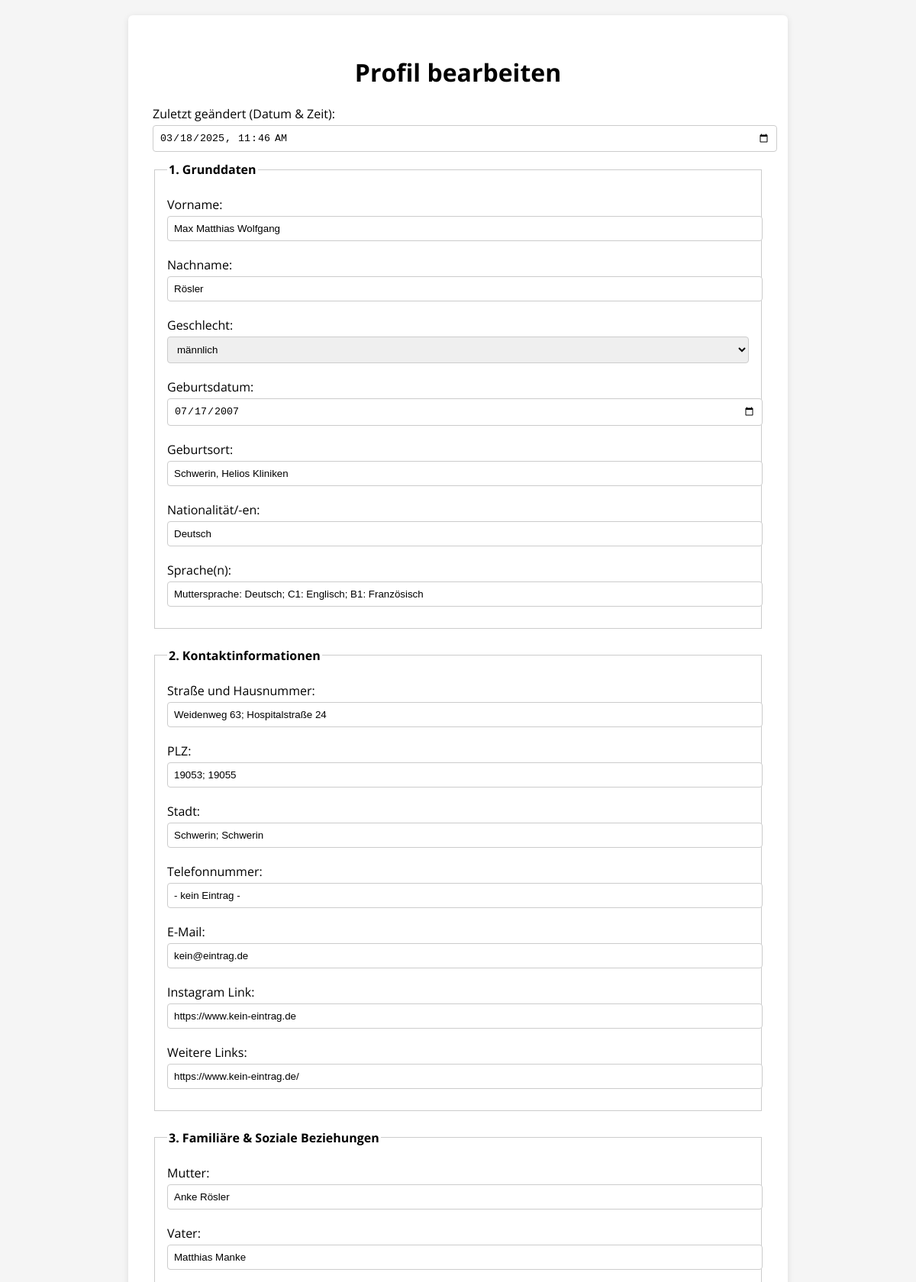
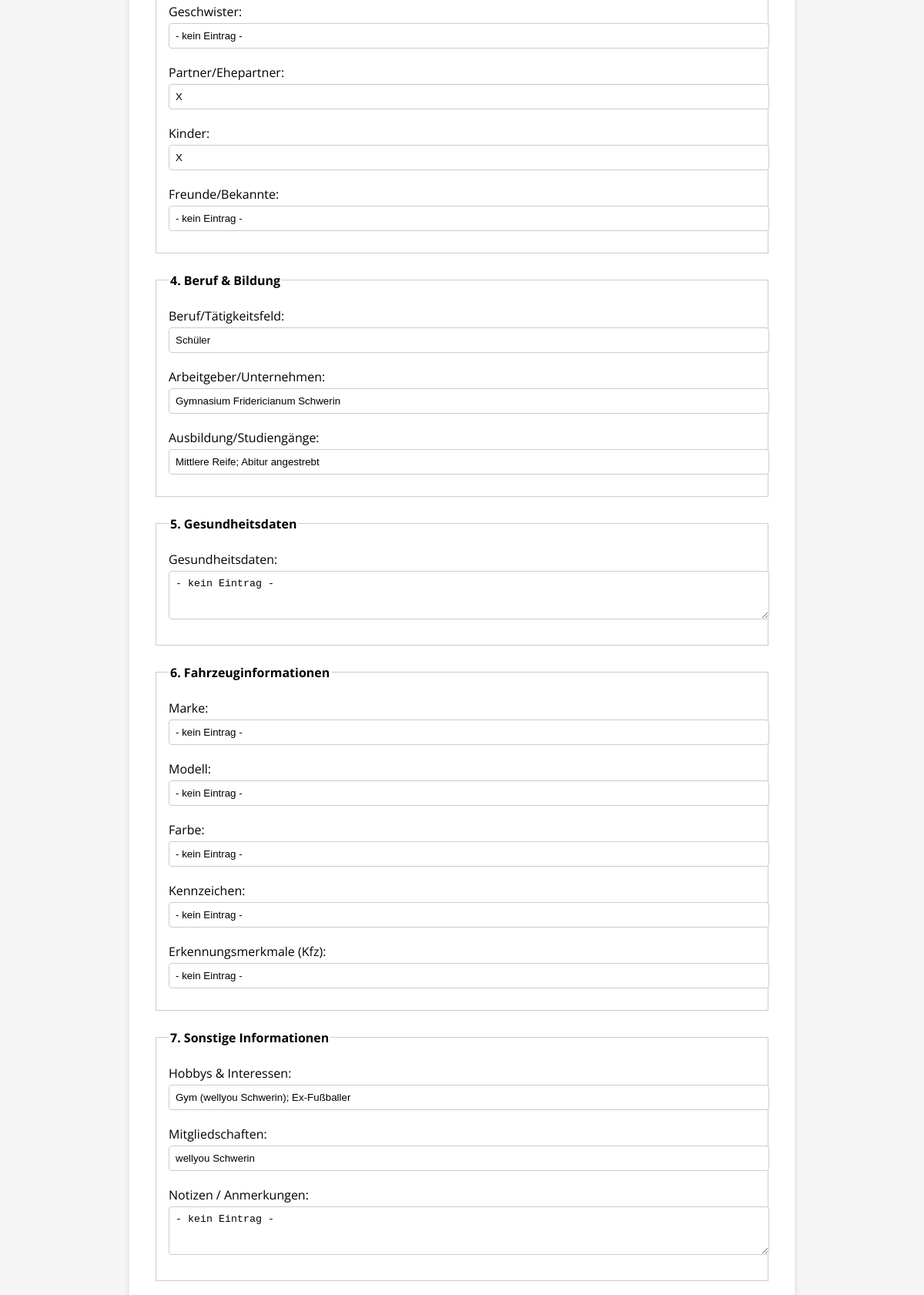
The app's page /edit/1 (signed in, upper part) with its own data (2 pictures, top to bottom).
### tables this page shows
CREATE TABLE data (
                    id INTEGER PRIMARY KEY AUTOINCREMENT,
                    personen_id TEXT,
                    created_at TEXT,
                    updated_at TEXT,
                    -- 1. Grunddaten
                    vorname TEXT,
                    nachname TEXT,
                    geschlecht TEXT,
                    geburtsdatum TEXT,
                    geburtsort TEXT,
                    nationalitaeten TEXT,
                    sprachen TEXT,
                    -- 2. Kontaktinformationen
                    strasse TEXT,
                    plz TEXT,
                    stadt TEXT,
                    telefonnummer TEXT,
                    email TEXT,
                    instagram TEXT,
                    weitere_links TEXT,
                    -- 3. Familiäre & Soziale Beziehungen
                    mutter TEXT,
                    vater TEXT,
                    geschwister TEXT,
                    partner TEXT,
                    kinder TEXT,
                    freunde TEXT,
                    -- 4. Beruf & Bildung
                    beruf TEXT,
                    arbeitgeber TEXT,
                    ausbildung TEXT,
                    -- 5. Gesundheitsdaten
                    gesundheitsdaten TEXT,
                    -- 6. Fahrzeuginformationen
                    marke TEXT,
                    modell TEXT,
                    farbe TEXT,
                    kennzeichen TEXT,
                    erkennungsmerkmale TEXT,
                    -- 7. Sonstige Informationen
                    hobbys TEXT,
                    mitgliedschaften TEXT,
                    notizen TEXT,
                    -- 8. Verwaltungsinformationen
                    quelle TEXT,
                    status TEXT,
                    profile_photo TEXT,
                    album_folder TEXT
                );

### main.py (the view)
@app.route("/edit/<int:id>", methods=["GET", "POST"])
def edit(id):
    if "user" not in session:
        return redirect(url_for("login"))
    db = get_db()
    if request.method == "POST":
        old_entry = db.execute("SELECT * FROM data WHERE id = ?", (id,)).fetchone()
        updated_at = request.form.get("updated_at")
        vorname = request.form.get("vorname")
        nachname = request.form.get("nachname")
        geschlecht = request.form.get("geschlecht")
        geburtsdatum = request.form.get("geburtsdatum")
        geburtsort = request.form.get("geburtsort")
        nationalitaeten = request.form.get("nationalitaeten")
        sprachen = request.form.get("sprachen")
        strasse = request.form.get("strasse")
        plz = request.form.get("plz")
        stadt = request.form.get("stadt")
        telefonnummer = request.form.get("telefonnummer")
        email = request.form.get("email")
        instagram = request.form.get("instagram")
        weitere_links = request.form.get("weitere_links")
        mutter = request.form.get("mutter")
        vater = request.form.get("vater")
        geschwister = request.form.get("geschwister")
        partner = request.form.get("partner")
        kinder = request.form.get("kinder")
        freunde = request.form.get("freunde")
        beruf = request.form.get("beruf")
        arbeitgeber = request.form.get("arbeitgeber")
        ausbildung = request.form.get("ausbildung")
        gesundheitsdaten = request.form.get("gesundheitsdaten")
        marke = request.form.get("marke")
        modell = request.form.get("modell")
        farbe = request.form.get("farbe")
        kennzeichen = request.form.get("kennzeichen")
        erkennungsmerkmale = request.form.get("erkennungsmerkmale")
        hobbys = request.form.get("hobbys")
        mitgliedschaften = request.form.get("mitgliedschaften")
        notizen = request.form.get("notizen")
        quelle = request.form.get("quelle")
        status = request.form.get("status")
        fields = ["updated_at", "vorname", "nachname", "geschlecht", "geburtsdatum", "geburtsort", "nationalitaeten", "sprachen",
                  "strasse", "plz", "stadt", "telefonnummer", "email", "instagram", "weitere_links",
                  "mutter", "vater", "geschwister", "partner", "kinder", "freunde",
                  "beruf", "arbeitgeber", "ausbildung",
                  "gesundheitsdaten",
                  "marke", "modell", "farbe", "kennzeichen", "erkennungsmerkmale",
                  "hobbys", "mitgliedschaften", "notizen",
                  "quelle", "status"]
        new_values = [updated_at, vorname, nachname, geschlecht, geburtsdatum, geburtsort, nationalitaeten, sprachen,
                      strasse, plz, stadt, telefonnummer, email, instagram, weitere_links,
                      mutter, vater, geschwister, partner, kinder, freunde,
                      beruf, arbeitgeber, ausbildung,
                      gesundheitsdaten,
                      marke, modell, farbe, kennzeichen, erkennungsmerkmale,
                      hobbys, mitgliedschaften, notizen,
                      quelle, status]
        diffs = []
        for i, field in enumerate(fields):
            old_val = old_entry[field]
            new_val = new_values[i]
            if old_val != new_val:
                diffs.append(f"{field}: '{old_val}' -> '{new_val}'")
        diff_message = ", ".join(diffs) if diffs else "Keine Änderungen"
        db.execute(
            """UPDATE data SET
                    updated_at = ?,
                    vorname = ?,
                    nachname = ?,
                    geschlecht = ?,
                    geburtsdatum = ?,
                    geburtsort = ?,
                    nationalitaeten = ?,
                    sprachen = ?,
                    strasse = ?,
                    plz = ?,
                    stadt = ?,
                    telefonnummer = ?,
                    email = ?,
                    instagram = ?,
                    weitere_links = ?,
                    mutter = ?,
                    vater = ?,
                    geschwister = ?,
                    partner = ?,
                    kinder = ?,
                    freunde = ?,
                    beruf = ?,
                    arbeitgeber = ?,
                    ausbildung = ?,
                    gesundheitsdaten = ?,
                    marke = ?,
                    modell = ?,
                    farbe = ?,
                    kennzeichen = ?,
                    erkennungsmerkmale = ?,
                    hobbys = ?,
                    mitgliedschaften = ?,
                    notizen = ?,
                    quelle = ?,
                    status = ?
                WHERE id = ?""",
            (updated_at, vorname, nachname, geschlecht, geburtsdatum, geburtsort, nationalitaeten, sprachen,
             strasse, plz, stadt, telefonnummer, email, instagram, weitere_links,
             mutter, vater, geschwister, partner, kinder, freunde,
             beruf, arbeitgeber, ausbildung,
             gesundheitsdaten,
             marke, modell, farbe, kennzeichen, erkennungsmerkmale,
             hobbys, mitgliedschaften, notizen,
             quelle, status, id)
        )
        db.commit()
        log_event(session["user"], "entry_edited", f"Profil bearbeitet: ID {id}. Änderungen: {diff_message}")
        profile_photo = request.files.get("profile_photo")
        if profile_photo and profile_photo.filename != "":
            filename = secure_filename(profile_photo.filename)
            photo_filename = f"{id}_profile_{filename}"
            photo_path = os.path.join(app.config["UPLOAD_FOLDER"], photo_filename)
            profile_photo.save(photo_path)
            db.execute("UPDATE data SET profile_photo = ? WHERE id = ?", (photo_filename, id))
            db.commit()
        album_files = request.files.getlist("album_files")
        if album_files and any(f.filename for f in album_files):
            album_folder = os.path.join("album", str(id))
            full_album_folder = os.path.join(app.config["UPLOAD_FOLDER"], album_folder)
            os.makedirs(full_album_folder, exist_ok=True)
            for f in album_files:
                if f and f.filename != "":
                    file_name = secure_filename(f.filename)
                    file_path = os.path.join(full_album_folder, file_name)
                    f.save(file_path)
            db.execute("UPDATE data SET album_folder = ? WHERE id = ?", (album_folder, id))
            db.commit()
        return redirect(url_for("daten"))
    else:
        cursor = db.execute("SELECT * FROM data WHERE id = ?", (id,))
        entry = cursor.fetchone()
        return render_template("edit.html", entry=entry)

### main.py (called while the page is built)
def get_db():
    db = getattr(g, "_database", None)
    if db is None:
        db = g._database = sqlite3.connect(DATABASE)
        db.row_factory = sqlite3.Row
    return db

### templates/edit.html (shortened to what this page needs)
<!DOCTYPE html>
<html lang="de">
<head>
</head>
<body>
  <div class="container">
    <h1>Profil bearbeiten</h1>
    <form method="post" enctype="multipart/form-data">
      <label for="updated_at">Zuletzt geändert (Datum & Zeit):</label>
      <input type="datetime-local" name="updated_at" value="{{ entry['updated_at'] }}" required>
      <fieldset>
        <legend>1. Grunddaten</legend>
        <label for="vorname">Vorname:</label>
        <input type="text" name="vorname" value="{{ entry['vorname'] }}" required>
        <label for="nachname">Nachname:</label>
        <input type="text" name="nachname" value="{{ entry['nachname'] }}" required>
        <label for="geschlecht">Geschlecht:</label>
        <select name="geschlecht" required>
          <option value="männlich" {% if entry['geschlecht'] == "männlich" %}selected{% endif %}>männlich</option>
        </select>
        <label for="geburtsdatum">Geburtsdatum:</label>
        <input type="date" name="geburtsdatum" value="{{ entry['geburtsdatum'] }}">
        <label for="geburtsort">Geburtsort:</label>
        <input type="text" name="geburtsort" value="{{ entry['geburtsort'] }}" required>
        <label for="nationalitaeten">Nationalität/-en:</label>
        <input type="text" name="nationalitaeten" value="{{ entry['nationalitaeten'] }}" required>
        <label for="sprachen">Sprache(n):</label>
        <input type="text" name="sprachen" value="{{ entry['sprachen'] }}" required>
      </fieldset>
      <fieldset>
        <legend>2. Kontaktinformationen</legend>
        <label for="strasse">Straße und Hausnummer:</label>
        <input type="text" name="strasse" value="{{ entry['strasse'] }}" required>
        <label for="plz">PLZ:</label>
        <input type="text" name="plz" value="{{ entry['plz'] }}" required>
        <label for="stadt">Stadt:</label>
        <input type="text" name="stadt" value="{{ entry['stadt'] }}" required>
        <label for="telefonnummer">Telefonnummer:</label>
        <input type="text" name="telefonnummer" value="{{ entry['telefonnummer'] }}" required>
        <label for="email">E-Mail:</label>
        <input type="email" name="email" value="{{ entry['email'] }}" required>
        <label for="instagram">Instagram Link:</label>
        <input type="url" name="instagram" value="{{ entry['instagram'] }}">
        <label for="weitere_links">Weitere Links:</label>
        <input type="url" name="weitere_links" value="{{ entry['weitere_links'] }}">
      </fieldset>
      <fieldset>
        <legend>3. Familiäre & Soziale Beziehungen</legend>
        <label for="mutter">Mutter:</label>
        <input type="text" name="mutter" value="{{ entry['mutter'] }}">
        <label for="vater">Vater:</label>
        <input type="text" name="vater" value="{{ entry['vater'] }}">
        <label for="geschwister">Geschwister:</label>
        <input type="text" name="geschwister" value="{{ entry['geschwister'] }}">
        <label for="partner">Partner/Ehepartner:</label>
        <input type="text" name="partner" value="{{ entry['partner'] }}">
        <label for="kinder">Kinder:</label>
        <input type="text" name="kinder" value="{{ entry['kinder'] }}">
        <label for="freunde">Freunde/Bekannte:</label>
        <input type="text" name="freunde" value="{{ entry['freunde'] }}">
      </fieldset>
      <fieldset>
        <legend>4. Beruf & Bildung</legend>
        <label for="beruf">Beruf/Tätigkeitsfeld:</label>
        <input type="text" name="beruf" value="{{ entry['beruf'] }}" required>
        <label for="arbeitgeber">Arbeitgeber/Unternehmen:</label>
        <input type="text" name="arbeitgeber" value="{{ entry['arbeitgeber'] }}" required>
        <label for="ausbildung">Ausbildung/Studiengänge:</label>
        <input type="text" name="ausbildung" value="{{ entry['ausbildung'] }}" required>
      </fieldset>
      <fieldset>
        <legend>5. Gesundheitsdaten</legend>
        <label for="gesundheitsdaten">Gesundheitsdaten:</label>
        <textarea name="gesundheitsdaten" rows="3">{{ entry['gesundheitsdaten'] }}</textarea>
      </fieldset>
      <fieldset>
        <legend>6. Fahrzeuginformationen</legend>
        <label for="marke">Marke:</label>
        <input type="text" name="marke" value="{{ entry['marke'] }}">
        <label for="modell">Modell:</label>
        <input type="text" name="modell" value="{{ entry['modell'] }}">
        <label for="farbe">Farbe:</label>
        <input type="text" name="farbe" value="{{ entry['farbe'] }}">
        <label for="kennzeichen">Kennzeichen:</label>
        <input type="text" name="kennzeichen" value="{{ entry['kennzeichen'] }}">
        <label for="erkennungsmerkmale">Erkennungsmerkmale (Kfz):</label>
        <input type="text" name="erkennungsmerkmale" value="{{ entry['erkennungsmerkmale'] }}">
      </fieldset>
      <fieldset>
        <legend>7. Sonstige Informationen</legend>
        <label for="hobbys">Hobbys & Interessen:</label>
        <input type="text" name="hobbys" value="{{ entry['hobbys'] }}">
        <label for="mitgliedschaften">Mitgliedschaften:</label>
        <input type="text" name="mitgliedschaften" value="{{ entry['mitgliedschaften'] }}">
        <label for="notizen">Notizen / Anmerkungen:</label>
        <textarea name="notizen" rows="3">{{ entry['notizen'] }}</textarea>
      </fieldset>
    </form>
  </div>
</body>
</html>

### templates/edit.html (style rules this page uses)
body { font-family: 'Open Sans', sans-serif; background: #f5f5f5; margin: 0; padding: 20px; }
.container { background: #fff; padding: 2rem; border-radius: 6px; max-width: 800px; margin: auto; box-shadow: 0 2px 8px rgba(0,0,0,0.1); }
h1, h2 { text-align: center; color: #000; }
fieldset { border: 1px solid #ccc; margin-bottom: 1.5rem; padding: 1rem; }
legend { font-weight: bold; }
label { display: block; margin: 0.5rem 0 0.25rem; }
input, select, textarea { width: 100%; padding: 0.5rem; margin-bottom: 0.75rem; border: 1px solid #ccc; border-radius: 4px; }

### records on screen
data: updated_at "03/18/2025 11:46", vorname "Max Matthias Wolfgang", nachname "Rösler", geschlecht "männlich", geburtsdatum "07/17/2007", geburtsort "Schwerin, Helios Kliniken", nationalitaeten "Deutsch", sprachen "Muttersprache: Deutsch; C1: Englisch; B1: Französisch", strasse "Weidenweg 63; Hospitalstraße 24", plz "19053; 19055", stadt "Schwerin; Schwerin", telefonnummer "- kein Eintrag -", email "kein@eintrag.de", instagram "https://www.kein-eintrag.de", weitere_links "https://www.kein-eintrag.de/", mutter "Anke Rösler", vater "Matthias Manke", geschwister "- kein Eintrag -", partner "X", kinder "X", freunde "- kein Eintrag -", beruf "Schüler", arbeitgeber "Gymnasium Fridericianum Schwerin", ausbildung "Mittlere Reife; Abitur angestrebt", gesundheitsdaten "- kein Eintrag -", marke "- kein Eintrag -", modell "- kein Eintrag -", farbe "- kein Eintrag -", kennzeichen "- kein Eintrag -", erkennungsmerkmale "- kein Eintrag -", hobbys "Gym (wellyou Schwerin); Ex-Fußballer", mitgliedschaften "wellyou Schwerin", notizen "- kein Eintrag -"
